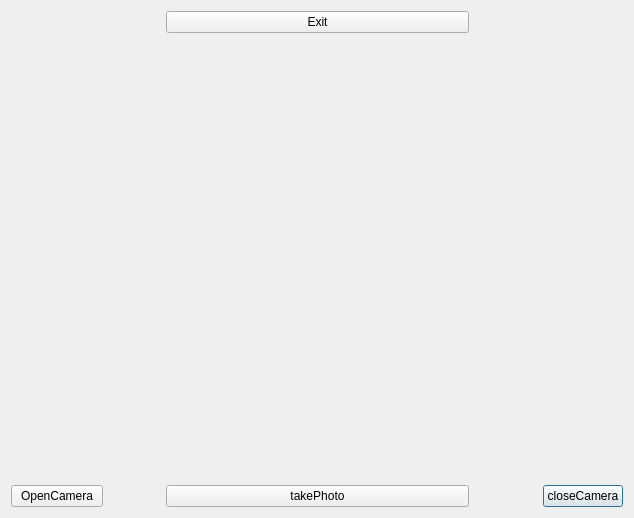
<?xml version="1.0" encoding="UTF-8"?>
<ui version="4.0">
 <class>MainWind</class>
 <widget class="QDialog" name="MainWind">
  <property name="geometry">
   <rect>
    <x>0</x>
    <y>0</y>
    <width>634</width>
    <height>518</height>
   </rect>
  </property>
  <property name="windowTitle">
   <string>Dialog</string>
  </property>
  <layout class="QGridLayout" name="gridLayout">
   <item row="5" column="3" alignment="Qt::AlignRight|Qt::AlignBottom">
    <widget class="QPushButton" name="closeCamera">
     <property name="text">
      <string>closeCamera</string>
     </property>
    </widget>
   </item>
   <item row="5" column="0" alignment="Qt::AlignLeft|Qt::AlignBottom">
    <widget class="QPushButton" name="openCamera">
     <property name="minimumSize">
      <size>
       <width>92</width>
       <height>0</height>
      </size>
     </property>
     <property name="cursor">
      <cursorShape>WaitCursor</cursorShape>
     </property>
     <property name="text">
      <string>OpenCamera</string>
     </property>
    </widget>
   </item>
   <item row="0" column="1" colspan="2">
    <widget class="QPushButton" name="Exit">
     <property name="cursor">
      <cursorShape>ClosedHandCursor</cursorShape>
     </property>
     <property name="text">
      <string>Exit</string>
     </property>
    </widget>
   </item>
   <item row="5" column="1" colspan="2">
    <widget class="QPushButton" name="takePhoto">
     <property name="text">
      <string>takePhoto</string>
     </property>
    </widget>
   </item>
   <item row="1" column="0" colspan="4">
    <widget class="QLabel" name="showCamerLabel">
     <property name="text">
      <string/>
     </property>
    </widget>
   </item>
  </layout>
 </widget>
 <resources/>
 <connections>
  <connection>
   <sender>openCamera</sender>
   <signal>clicked()</signal>
   <receiver>MainWind</receiver>
   <slot>accept()</slot>
   <hints>
    <hint type="sourcelabel">
     <x>316</x>
     <y>258</y>
    </hint>
    <hint type="destinationlabel">
     <x>316</x>
     <y>258</y>
    </hint>
   </hints>
  </connection>
  <connection>
   <sender>takePhoto</sender>
   <signal>clicked()</signal>
   <receiver>MainWind</receiver>
   <slot>accept()</slot>
   <hints>
    <hint type="sourcelabel">
     <x>316</x>
     <y>492</y>
    </hint>
    <hint type="destinationlabel">
     <x>316</x>
     <y>258</y>
    </hint>
   </hints>
  </connection>
  <connection>
   <sender>closeCamera</sender>
   <signal>clicked()</signal>
   <receiver>MainWind</receiver>
   <slot>accept()</slot>
   <hints>
    <hint type="sourcelabel">
     <x>574</x>
     <y>492</y>
    </hint>
    <hint type="destinationlabel">
     <x>316</x>
     <y>258</y>
    </hint>
   </hints>
  </connection>
  <connection>
   <sender>Exit</sender>
   <signal>clicked()</signal>
   <receiver>MainWind</receiver>
   <slot>close()</slot>
   <hints>
    <hint type="sourcelabel">
     <x>316</x>
     <y>24</y>
    </hint>
    <hint type="destinationlabel">
     <x>316</x>
     <y>258</y>
    </hint>
   </hints>
  </connection>
 </connections>
</ui>
